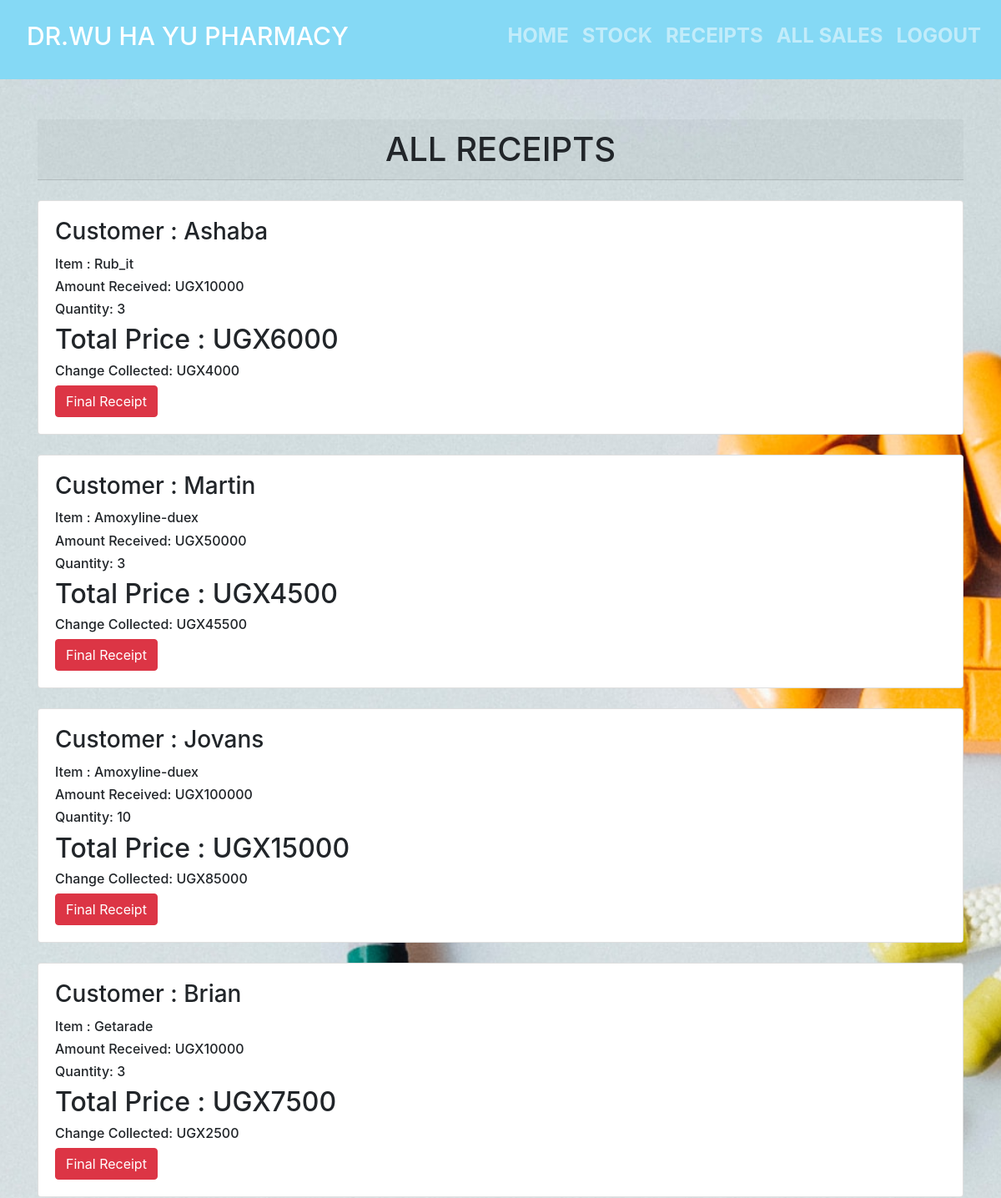
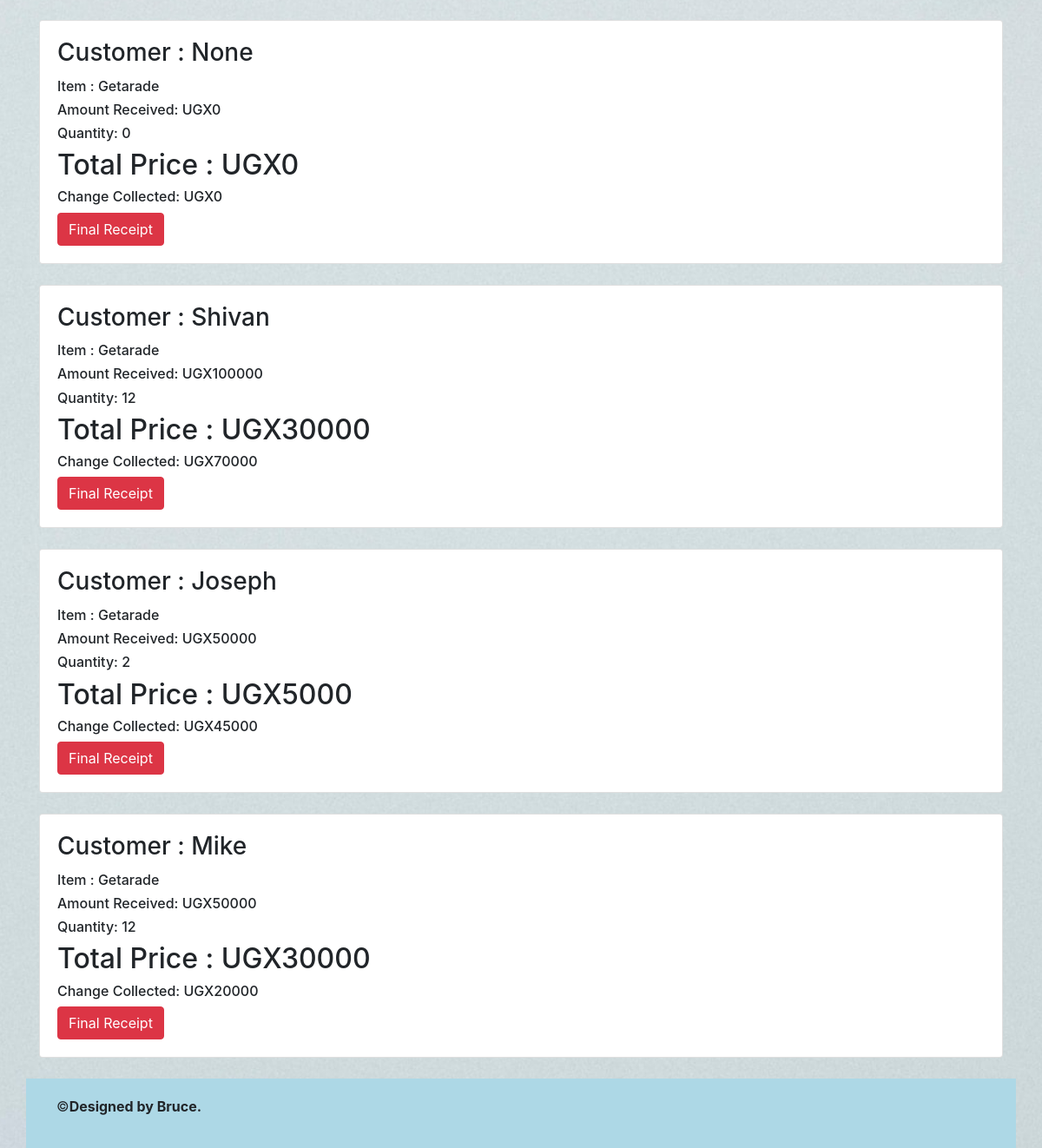
The app's page /receipt/ (signed in) with its own data (2 pictures, top to bottom).
### salesmanager/models.py (models this page shows, shortened)
class Sale(models.Model):
    item = models.ForeignKey(Product, on_delete = models.CASCADE)
    quantity = models.IntegerField(default = 0, null = False, blank = True)
    amount_recieved = models.IntegerField(default = 0, null = False, blank = True)
    issued_to = models.CharField(max_length = 50, null = True, blank = True)
    unit_price = models.IntegerField(default = 0, null = True, blank = True)
    def get_total(self):
        total = self.quantity * self.item.unit_price
        return int(total)
    def get_change(self):
        change = self.get_total() - self.amount_recieved
        return abs(int(change))

class Product(models.Model):
    category_name = models.ForeignKey(Category, on_delete = models.CASCADE, null = True, blank=True)
    item_name = models.CharField(max_length = 50, null = True, blank = True)
    total_quantity = models.IntegerField(default = 0, null = True, blank = True)
    issued_quantity =  models.IntegerField(default = 0, null = True, blank = True)
    received_quantity =  models.IntegerField(default = 0, null = True, blank = True)
    unit_price =  models.IntegerField(default = 0, null = True, blank = True)
    manufacturer =  models.CharField(max_length = 50, null = True, blank = True)
    brand =  models.CharField(max_length = 50, null = True, blank = True)
    def __str__(self):
        return self.item_name

### salesmanager/views.py (the view)
# urls.py: path('receipt/', views.receipt, name='receipt'),
@login_required
def receipt(request):
    sales = Sale.objects.all().order_by('-id')
    return render(request, 'products/receipt.html', {'sales': sales})

### templates/products/receipt.html
{% extends 'products/base.html'%} {% block content%}
<br /><br>
<div class="container">
  <h1 class="card-header text-center">ALL RECEIPTS</h1><br>
  {% for sale in sales %}
  <div class="card">
    <div class="card-body">
      <h3 class="card-title">Customer : {{sale.issued_to | title}}</h3>
      <h6 class="card-text">Item : {{sale.item}}</h6>
      <h6 class="card-text">Amount Received:  UGX{{ sale.amount_recieved }}</h6>
      <h6 class="card-text">Quantity: {{sale.quantity }}</h6>
      <h2>Total Price :  UGX{{ sale.get_total }}</h2>
      <div style="flex: 1">
        <h6 class="card-text">Change Collected:  UGX{{ sale.get_change }}</h6>
        <a href="{% url 'receipt_detail' sale.id%}">
          <input
            type="submit"
            value="Final Receipt"
            class="btn btn-danger"
            type="button"
          />
        </a>
      </div>
    </div>
  </div>
  <br />
  {% endfor %}
</div>
{% endblock %}

### salesmanager/static/css/main.css (style rules this page uses)
html,body { position: relative; overflow-x: hidden; background: url('/static/images/img4.jpg'); backdrop-filter: blur(5px); width: 100% !important; height: 100vh; display: table; position: relative; background-position: center; background-attachment: scroll; -o-background-size: cover; -moz-background-size: cover; -webkit-background-size: cover; background-size: cover; background-repeat: no-repeat; opacity: 0px; }
body::before { background-color: hsl(0, 0%, 98%); font-family: 'Open Sans'; background: url('/static/images/img4.jpg'); }

### records on screen
Sale: issued_to "Ashaba", item "Rub_it", amount_recieved "10000", quantity "3", get_total "6000", get_change "4000"
Sale: issued_to "Martin", item "Amoxyline-duex", amount_recieved "50000", quantity "3", get_total "4500", get_change "45500"
Sale: issued_to "Jovans", item "Amoxyline-duex", amount_recieved "100000", quantity "10", get_total "15000", get_change "85000"
Sale: issued_to "Brian", item "Getarade", amount_recieved "10000", quantity "3", get_total "7500", get_change "2500"
Sale: issued_to "None", item "Getarade", amount_recieved "0", quantity "0", get_total "0", get_change "0"
Sale: issued_to "Shivan", item "Getarade", amount_recieved "100000", quantity "12", get_total "30000", get_change "70000"
Sale: issued_to "Joseph", item "Getarade", amount_recieved "50000", quantity "2", get_total "5000", get_change "45000"
Sale: issued_to "Mike", item "Getarade", amount_recieved "50000", quantity "12", get_total "30000", get_change "20000"
